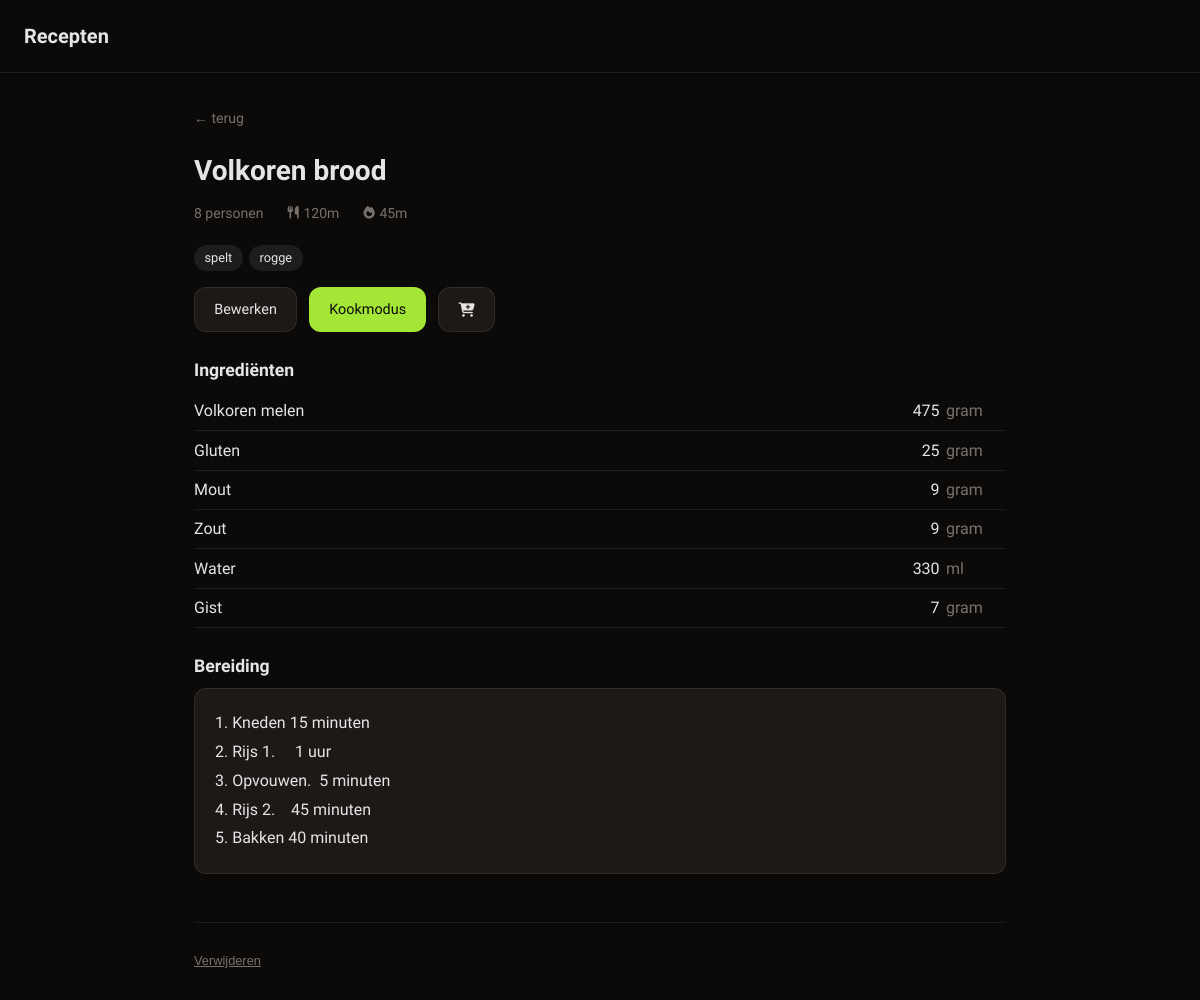
/recipes/3, run on an earlier commit of the app's database.
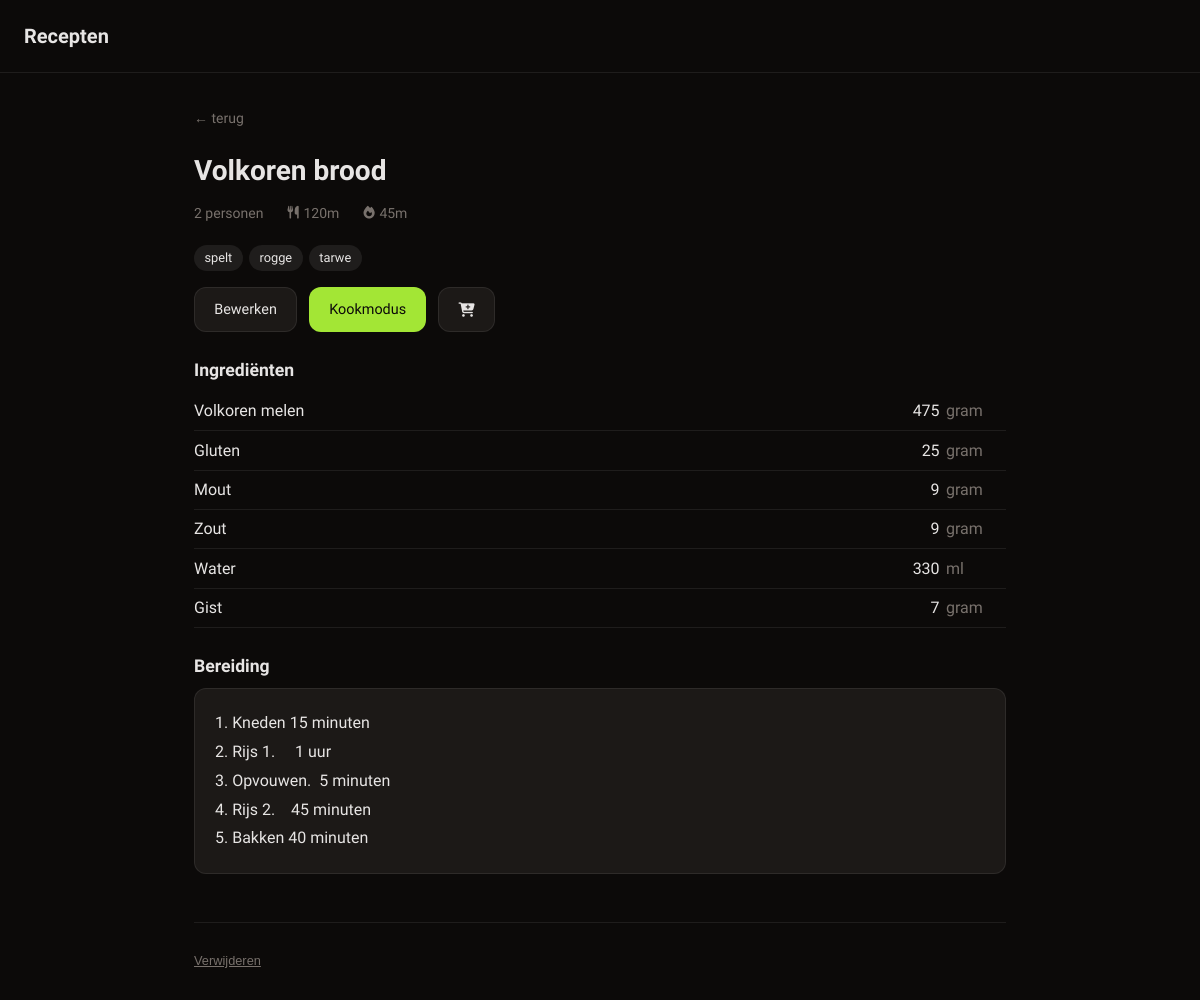
And on a later commit of the database.
### tables this page shows
CREATE TABLE recipe (
            id INTEGER PRIMARY KEY AUTOINCREMENT,
            title TEXT NOT NULL,
            steps TEXT NOT NULL DEFAULT '',
            servings INTEGER NOT NULL DEFAULT 2,
            updated_at TIMESTAMP DEFAULT CURRENT_TIMESTAMP
        , cook_time TEXT, tags TEXT, prep_time TEXT);

CREATE TABLE ingredient (
            id INTEGER PRIMARY KEY AUTOINCREMENT,
            recipe_id INTEGER NOT NULL REFERENCES recipe(id) ON DELETE CASCADE,
            item TEXT NOT NULL,
            amount REAL,
            unit TEXT
        , sort_order INTEGER NOT NULL DEFAULT 0);

### app.py (the view)
@app.route("/recipes/<int:id>")
def view_recipe(id):
    db = get_db()
    recipe = db.execute("SELECT * FROM recipe WHERE id = ?", [id]).fetchone()
    if not recipe:
        return "Recept niet gevonden", 404
    ingredients = db.execute("SELECT * FROM ingredient WHERE recipe_id = ? ORDER BY sort_order", [id]).fetchall()
    return render_template("view.html", recipe=recipe, ingredients=ingredients)

### app.py (called while the page is built)
def get_db():
    if "db" not in g:
        g.db = sqlite3.connect(DATABASE)
        g.db.row_factory = sqlite3.Row
        g.db.execute("PRAGMA foreign_keys = ON")
    return g.db

### templates/view.html (shortened to what this page needs)
{% extends "base.html" %}
{% block content %}
<a href="/" class="back">← terug</a>
<h1>{{ recipe.title }}</h1>
<p class="meta">
  {{ recipe.servings }} personen
  {% if recipe.prep_time %}<span class="time-badge"><i class="fa-solid fa-utensils"></i> {{ recipe.prep_time }}</span>{% endif %}
  {% if recipe.cook_time %}<span class="time-badge"><i class="fa-solid fa-fire"></i> {{ recipe.cook_time }}</span>{% endif %}
</p>
{% if recipe.tags %}
<div class="tag-list">
  {% for tag in recipe.tags.split(',') %}{% set t = tag.strip() %}{% if t %}<a href="/search?q={{ t }}" class="tag-pill tag-pill-static">{{ t }}</a>{% endif %}{% endfor %}
</div>
{% endif %}
<div class="actions">
  <a href="/recipes/{{ recipe.id }}/edit" class="btn">Bewerken</a>
  <a href="/recipes/{{ recipe.id }}/cook" class="btn btn-primary">Kookmodus</a>
  <button class="btn" id="shop-btn" data-id="{{ recipe.id }}">
    <i class="fa-solid fa-cart-plus"></i>
  </button>
</div>
<h2>Ingrediënten</h2>
<table class="ingredients">
  <tbody>
    {% for ing in ingredients %}
    <tr>
      <td>{{ ing.item }}</td>
      <td class="amount">{% if ing.amount is not none %}{{ ing.amount | int if ing.amount == ing.amount | int else ing.amount }}{% endif %}</td>
      <td class="unit">{{ ing.unit or '' }}</td>
    </tr>
    {% endfor %}
  </tbody>
</table>
<h2>Bereiding</h2>
<pre class="steps">{{ recipe.steps }}</pre>
<div class="danger-zone">
  <form action="/recipes/{{ recipe.id }}/delete" method="POST">
    <button class="btn-delete" onclick="return confirm('Recept verwijderen?')">Verwijderen</button>
  </form>
</div>
{% endblock %}

### templates/base.html (shortened to what this page needs)
<!doctype html>
<html lang="nl">
<head>
  <link rel="stylesheet" href="{{ url_for('static', filename='css/style.css') }}">
  <link rel="stylesheet" href="https://cdnjs.cloudflare.com/ajax/libs/font-awesome/6.5.0/css/all.min.css">
  <link rel="stylesheet" href="https://cdnjs.cloudflare.com/ajax/libs/font-awesome/6.5.0/css/all.min.css">
</head>
<body>
  <header>
    <a href="/" class="site-title">Recepten</a>
  </header>
  <main>
    {% block content %}{% endblock %}
  </main>
</body>
</html>

### static/css/style.css (style rules this page uses)
*, *::before, *::after { box-sizing: border-box; margin: 0; padding: 0; }
:root { --bg: #0c0a09; --surface: #1c1917; --border: rgba(255,255,255,0.08); --text: #e7e5e4; --muted: #78716c; --accent: #a3e635; --accent-fg: #0c0a09; --danger: #dc2626; --radius: 12px; --panel-width: min(420px, 90vw); }
body { background: var(--bg); color: var(--text); font-family: "Lexend", sans-serif; font-size: 1rem; line-height: 1.6; min-height: 100vh; }
header { padding: 1.25rem 1.5rem; border-bottom: 1px solid var(--border); }
.site-title { font-size: 1.25rem; font-weight: 700; color: var(--text); text-decoration: none; }
main { max-width: 860px; margin: 0 auto; padding: 2rem 1.5rem; }
h1 { font-size: 1.75rem; font-weight: 700; margin-bottom: 0.5rem; }
h2 { font-size: 1.1rem; font-weight: 600; margin: 1.5rem 0 0.5rem; }
.back { display: inline-block; color: var(--muted); text-decoration: none; font-size: 0.875rem; margin-bottom: 1.25rem; }
.meta { color: var(--muted); font-size: 0.875rem; margin-bottom: 1.25rem; display: flex; align-items: center; gap: 0.75rem; flex-wrap: wrap; }
.time-badge { display: inline-flex; align-items: center; gap: 0.35rem; font-size: 0.875rem; color: var(--muted); }
.time-badge i { color: var(--muted); }
.time-badge { display: inline-flex; align-items: center; gap: 0.3rem; margin-left: 0.75rem; }
.time-badge i { font-size: 0.8rem; }
.btn { display: inline-block; padding: 0.6rem 1.2rem; border-radius: var(--radius); font-size: 0.9rem; font-weight: 500; cursor: pointer; text-decoration: none; border: 1px solid var(--border); background: var(--surface); color: var(--text); }
.btn-primary { background: var(--accent); color: var(--accent-fg); border-color: transparent; }
.actions { display: flex; gap: 0.75rem; flex-wrap: wrap; margin-bottom: 1.5rem; }
.ingredients { width: 100%; border-collapse: collapse; margin-bottom: 1rem; }
.ingredients td { padding: 0.4rem 0.5rem 0.4rem 0; border-bottom: 1px solid var(--border); font-size: 1rem; }
.ingredients .amount { text-align: right; padding-right: 0.4rem; white-space: nowrap; }
.ingredients .unit { color: var(--muted); width: 60px; }
.steps { white-space: pre-wrap; font-family: inherit; font-size: 1rem; line-height: 1.8; background: var(--surface); border: 1px solid var(--border); border-radius: var(--radius); padding: 1.25rem; }
.tag-pill { display: inline-flex; align-items: center; gap: 0.3rem; background: var(--border); border-radius: 999px; padding: 0.2rem 0.65rem; font-size: 0.8rem; color: var(--text); white-space: nowrap; }
.tag-pill-static { cursor: pointer; text-decoration: none; }
.tag-list { display: flex; flex-wrap: wrap; gap: 0.4rem; margin-bottom: 1rem; }
.danger-zone { margin-top: 3rem; padding-top: 1.5rem; border-top: 1px solid var(--border); }
.btn-delete { background: none; border: none; color: var(--muted); font-size: 0.8rem; cursor: pointer; padding: 0; text-decoration: underline; }

What changed in the data, as far as the page shows it:
changed recipe "Volkoren brood": servings "8" → "2"; tags "spelt,rogge" → "spelt,rogge,tarwe" (drawn)
Also different on the page:
new list line: "tarwe"
